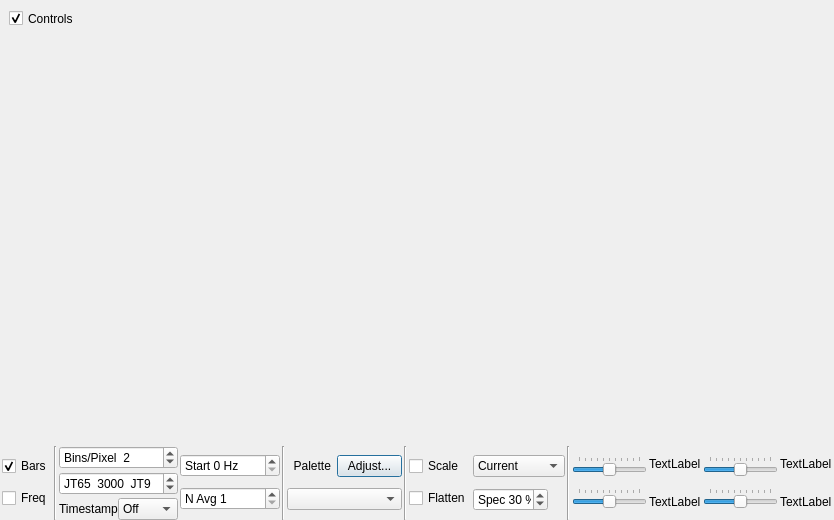
<?xml version="1.0" encoding="UTF-8"?>
<ui version="4.0">
 <class>WideGraph</class>
 <widget class="QDialog" name="WideGraph">
  <property name="geometry">
   <rect>
    <x>0</x>
    <y>0</y>
    <width>834</width>
    <height>520</height>
   </rect>
  </property>
  <property name="sizePolicy">
   <sizepolicy hsizetype="Minimum" vsizetype="Fixed">
    <horstretch>0</horstretch>
    <verstretch>0</verstretch>
   </sizepolicy>
  </property>
  <property name="windowTitle">
   <string>Dialog</string>
  </property>
  <layout class="QGridLayout" name="gridLayout_2">
   <property name="leftMargin">
    <number>0</number>
   </property>
   <property name="topMargin">
    <number>0</number>
   </property>
   <property name="rightMargin">
    <number>0</number>
   </property>
   <property name="bottomMargin">
    <number>0</number>
   </property>
   <property name="spacing">
    <number>1</number>
   </property>
   <item row="1" column="0">
    <widget class="CPlotter" name="widePlot">
     <property name="enabled">
      <bool>true</bool>
     </property>
     <property name="sizePolicy">
      <sizepolicy hsizetype="Expanding" vsizetype="Expanding">
       <horstretch>0</horstretch>
       <verstretch>0</verstretch>
      </sizepolicy>
     </property>
     <property name="minimumSize">
      <size>
       <width>200</width>
       <height>100</height>
      </size>
     </property>
     <property name="frameShape">
      <enum>QFrame::NoFrame</enum>
     </property>
     <property name="frameShadow">
      <enum>QFrame::Plain</enum>
     </property>
     <property name="lineWidth">
      <number>1</number>
     </property>
     <widget class="QCheckBox" name="cbControls">
      <property name="geometry">
       <rect>
        <x>9</x>
        <y>10</y>
        <width>70</width>
        <height>17</height>
       </rect>
      </property>
      <property name="maximumSize">
       <size>
        <width>70</width>
        <height>16777215</height>
       </size>
      </property>
      <property name="mouseTracking">
       <bool>true</bool>
      </property>
      <property name="text">
       <string>Controls</string>
      </property>
      <property name="checked">
       <bool>true</bool>
      </property>
     </widget>
    </widget>
   </item>
   <item row="2" column="0">
    <widget class="QWidget" name="controls_widget" native="true">
     <property name="sizePolicy">
      <sizepolicy hsizetype="Preferred" vsizetype="Fixed">
       <horstretch>0</horstretch>
       <verstretch>0</verstretch>
      </sizepolicy>
     </property>
     <layout class="QHBoxLayout" name="horizontalLayout" stretch="0,0,0,0,0,0,0,0,0,0,0,1,0,1,0,0">
      <property name="spacing">
       <number>2</number>
      </property>
      <property name="leftMargin">
       <number>0</number>
      </property>
      <property name="topMargin">
       <number>0</number>
      </property>
      <property name="rightMargin">
       <number>0</number>
      </property>
      <property name="bottomMargin">
       <number>0</number>
      </property>
      <item>
       <spacer name="horizontalSpacer_1">
        <property name="orientation">
         <enum>Qt::Horizontal</enum>
        </property>
        <property name="sizeHint" stdset="0">
         <size>
          <width>2</width>
          <height>20</height>
         </size>
        </property>
       </spacer>
      </item>
      <item>
       <layout class="QVBoxLayout" name="verticalLayout_9">
        <item>
         <widget class="QCheckBox" name="cbBars">
          <property name="maximumSize">
           <size>
            <width>65</width>
            <height>16777215</height>
           </size>
          </property>
          <property name="mouseTracking">
           <bool>true</bool>
          </property>
          <property name="text">
           <string>Bars</string>
          </property>
          <property name="checked">
           <bool>true</bool>
          </property>
         </widget>
        </item>
        <item>
         <widget class="QCheckBox" name="cbFreq">
          <property name="text">
           <string>Freq</string>
          </property>
         </widget>
        </item>
       </layout>
      </item>
      <item>
       <widget class="Line" name="line">
        <property name="orientation">
         <enum>Qt::Vertical</enum>
        </property>
       </widget>
      </item>
      <item>
       <layout class="QVBoxLayout" name="verticalLayout_1">
        <property name="spacing">
         <number>3</number>
        </property>
        <property name="sizeConstraint">
         <enum>QLayout::SetMaximumSize</enum>
        </property>
        <property name="leftMargin">
         <number>0</number>
        </property>
        <property name="rightMargin">
         <number>0</number>
        </property>
        <property name="bottomMargin">
         <number>0</number>
        </property>
        <item>
         <widget class="QSpinBox" name="bppSpinBox">
          <property name="minimumSize">
           <size>
            <width>100</width>
            <height>0</height>
           </size>
          </property>
          <property name="maximumSize">
           <size>
            <width>120</width>
            <height>16777215</height>
           </size>
          </property>
          <property name="toolTip">
           <string>Compression factor for frequency scale</string>
          </property>
          <property name="suffix">
           <string/>
          </property>
          <property name="prefix">
           <string>Bins/Pixel  </string>
          </property>
          <property name="minimum">
           <number>1</number>
          </property>
          <property name="maximum">
           <number>100</number>
          </property>
          <property name="singleStep">
           <number>1</number>
          </property>
          <property name="value">
           <number>2</number>
          </property>
         </widget>
        </item>
        <item>
         <widget class="QSpinBox" name="fSplitSpinBox">
          <property name="minimumSize">
           <size>
            <width>100</width>
            <height>0</height>
           </size>
          </property>
          <property name="maximumSize">
           <size>
            <width>120</width>
            <height>16777215</height>
           </size>
          </property>
          <property name="toolTip">
           <string>&lt;html&gt;&lt;head/&gt;&lt;body&gt;&lt;p&gt;Decode JT9 only above this frequency&lt;/p&gt;&lt;/body&gt;&lt;/html&gt;</string>
          </property>
          <property name="suffix">
           <string>  JT9</string>
          </property>
          <property name="prefix">
           <string>JT65  </string>
          </property>
          <property name="minimum">
           <number>0</number>
          </property>
          <property name="maximum">
           <number>5000</number>
          </property>
          <property name="singleStep">
           <number>100</number>
          </property>
          <property name="value">
           <number>3000</number>
          </property>
         </widget>
        </item>
        <item>
         <layout class="QHBoxLayout" name="horizontalLayout_2">
          <property name="spacing">
           <number>0</number>
          </property>
          <property name="topMargin">
           <number>0</number>
          </property>
          <property name="bottomMargin">
           <number>0</number>
          </property>
          <item>
           <widget class="QLabel" name="labTime">
            <property name="toolTip">
             <string>Position of timestamp above each interval line</string>
            </property>
            <property name="text">
             <string>Timestamp</string>
            </property>
           </widget>
          </item>
          <item>
           <widget class="QComboBox" name="timestampComboBox">
            <property name="toolTip">
             <string>Position of timestamp above each interval line</string>
            </property>
            <item>
             <property name="text">
              <string>Off</string>
             </property>
            </item>
            <item>
             <property name="text">
              <string>Left</string>
             </property>
            </item>
            <item>
             <property name="text">
              <string>Right</string>
             </property>
            </item>
           </widget>
          </item>
         </layout>
        </item>
       </layout>
      </item>
      <item>
       <layout class="QVBoxLayout" name="verticalLayout_2">
        <property name="leftMargin">
         <number>0</number>
        </property>
        <property name="rightMargin">
         <number>0</number>
        </property>
        <item>
         <widget class="QSpinBox" name="fStartSpinBox">
          <property name="minimumSize">
           <size>
            <width>90</width>
            <height>0</height>
           </size>
          </property>
          <property name="maximumSize">
           <size>
            <width>100</width>
            <height>16777215</height>
           </size>
          </property>
          <property name="toolTip">
           <string>&lt;html&gt;&lt;head/&gt;&lt;body&gt;&lt;p&gt;Frequency at left edge of waterfall&lt;/p&gt;&lt;/body&gt;&lt;/html&gt;</string>
          </property>
          <property name="suffix">
           <string> Hz</string>
          </property>
          <property name="prefix">
           <string>Start </string>
          </property>
          <property name="maximum">
           <number>4900</number>
          </property>
          <property name="singleStep">
           <number>50</number>
          </property>
         </widget>
        </item>
        <item>
         <widget class="QSpinBox" name="waterfallAvgSpinBox">
          <property name="minimumSize">
           <size>
            <width>90</width>
            <height>0</height>
           </size>
          </property>
          <property name="maximumSize">
           <size>
            <width>100</width>
            <height>16777215</height>
           </size>
          </property>
          <property name="toolTip">
           <string>Number of FFTs averaged (controls waterfall scrolling rate)</string>
          </property>
          <property name="prefix">
           <string>N Avg </string>
          </property>
          <property name="minimum">
           <number>1</number>
          </property>
          <property name="maximum">
           <number>50</number>
          </property>
         </widget>
        </item>
       </layout>
      </item>
      <item>
       <widget class="Line" name="line_1">
        <property name="lineWidth">
         <number>1</number>
        </property>
        <property name="midLineWidth">
         <number>0</number>
        </property>
        <property name="orientation">
         <enum>Qt::Vertical</enum>
        </property>
       </widget>
      </item>
      <item>
       <layout class="QVBoxLayout" name="verticalLayout_3">
        <property name="leftMargin">
         <number>0</number>
        </property>
        <property name="rightMargin">
         <number>0</number>
        </property>
        <item>
         <layout class="QHBoxLayout" name="horizontalLayout_1">
          <item>
           <widget class="QLabel" name="labPalette">
            <property name="text">
             <string>  Palette </string>
            </property>
            <property name="alignment">
             <set>Qt::AlignLeading|Qt::AlignLeft|Qt::AlignVCenter</set>
            </property>
           </widget>
          </item>
          <item>
           <widget class="QPushButton" name="adjust_palette_push_button">
            <property name="maximumSize">
             <size>
              <width>65</width>
              <height>16777215</height>
             </size>
            </property>
            <property name="toolTip">
             <string>&lt;html&gt;&lt;head/&gt;&lt;body&gt;&lt;p&gt;Enter definition for a new color palette.&lt;/p&gt;&lt;/body&gt;&lt;/html&gt;</string>
            </property>
            <property name="text">
             <string>Adjust...</string>
            </property>
           </widget>
          </item>
         </layout>
        </item>
        <item>
         <widget class="QComboBox" name="paletteComboBox">
          <property name="minimumSize">
           <size>
            <width>80</width>
            <height>0</height>
           </size>
          </property>
          <property name="maximumSize">
           <size>
            <width>125</width>
            <height>16777215</height>
           </size>
          </property>
          <property name="toolTip">
           <string>Select waterfall palette</string>
          </property>
         </widget>
        </item>
       </layout>
      </item>
      <item>
       <widget class="Line" name="line_2">
        <property name="lineWidth">
         <number>1</number>
        </property>
        <property name="midLineWidth">
         <number>0</number>
        </property>
        <property name="orientation">
         <enum>Qt::Vertical</enum>
        </property>
       </widget>
      </item>
      <item>
       <layout class="QVBoxLayout" name="verticalLayout_4">
        <property name="leftMargin">
         <number>0</number>
        </property>
        <property name="rightMargin">
         <number>0</number>
        </property>
        <item>
         <widget class="QCheckBox" name="cbScale">
          <property name="toolTip">
           <string>&lt;html&gt;&lt;head/&gt;&lt;body&gt;&lt;p&gt;Scale spectrum by median value.&lt;/p&gt;&lt;/body&gt;&lt;/html&gt;</string>
          </property>
          <property name="text">
           <string>Scale</string>
          </property>
          <property name="checked">
           <bool>false</bool>
          </property>
         </widget>
        </item>
        <item>
         <widget class="QCheckBox" name="cbFlatten">
          <property name="toolTip">
           <string>&lt;html&gt;&lt;head/&gt;&lt;body&gt;&lt;p&gt;Flatten spectral baseline over the full displayed interval.&lt;/p&gt;&lt;/body&gt;&lt;/html&gt;</string>
          </property>
          <property name="text">
           <string>Flatten</string>
          </property>
         </widget>
        </item>
       </layout>
      </item>
      <item>
       <layout class="QVBoxLayout" name="verticalLayout_5">
        <property name="leftMargin">
         <number>0</number>
        </property>
        <property name="rightMargin">
         <number>0</number>
        </property>
        <item>
         <widget class="QComboBox" name="spec2dComboBox">
          <property name="toolTip">
           <string>&lt;html&gt;&lt;head/&gt;&lt;body&gt;&lt;p&gt;Select data for spectral display&lt;/p&gt;&lt;/body&gt;&lt;/html&gt;</string>
          </property>
          <property name="currentIndex">
           <number>0</number>
          </property>
          <item>
           <property name="text">
            <string>Current</string>
           </property>
          </item>
          <item>
           <property name="text">
            <string>Cumulative</string>
           </property>
          </item>
         </widget>
        </item>
        <item>
         <widget class="QSpinBox" name="sbPercent2dPlot">
          <property name="minimumSize">
           <size>
            <width>75</width>
            <height>0</height>
           </size>
          </property>
          <property name="maximumSize">
           <size>
            <width>75</width>
            <height>16777215</height>
           </size>
          </property>
          <property name="toolTip">
           <string>&lt;html&gt;&lt;head/&gt;&lt;body&gt;&lt;p&gt;Set fractional size of spectrum in this window.&lt;/p&gt;&lt;/body&gt;&lt;/html&gt;</string>
          </property>
          <property name="alignment">
           <set>Qt::AlignCenter</set>
          </property>
          <property name="suffix">
           <string> %</string>
          </property>
          <property name="prefix">
           <string>Spec </string>
          </property>
          <property name="maximum">
           <number>100</number>
          </property>
          <property name="singleStep">
           <number>5</number>
          </property>
          <property name="value">
           <number>30</number>
          </property>
         </widget>
        </item>
       </layout>
      </item>
      <item>
       <widget class="Line" name="line_3">
        <property name="orientation">
         <enum>Qt::Vertical</enum>
        </property>
       </widget>
      </item>
      <item>
       <layout class="QVBoxLayout" name="verticalLayout_6">
        <property name="leftMargin">
         <number>0</number>
        </property>
        <property name="rightMargin">
         <number>0</number>
        </property>
        <item>
         <widget class="QSlider" name="gainSlider">
          <property name="sizePolicy">
           <sizepolicy hsizetype="Preferred" vsizetype="Fixed">
            <horstretch>1</horstretch>
            <verstretch>0</verstretch>
           </sizepolicy>
          </property>
          <property name="minimumSize">
           <size>
            <width>65</width>
            <height>0</height>
           </size>
          </property>
          <property name="maximumSize">
           <size>
            <width>160</width>
            <height>16777215</height>
           </size>
          </property>
          <property name="toolTip">
           <string>Waterfall gain</string>
          </property>
          <property name="minimum">
           <number>-50</number>
          </property>
          <property name="maximum">
           <number>50</number>
          </property>
          <property name="orientation">
           <enum>Qt::Horizontal</enum>
          </property>
          <property name="tickPosition">
           <enum>QSlider::TicksAbove</enum>
          </property>
         </widget>
        </item>
        <item>
         <widget class="QSlider" name="gain2dSlider">
          <property name="sizePolicy">
           <sizepolicy hsizetype="Preferred" vsizetype="Fixed">
            <horstretch>1</horstretch>
            <verstretch>0</verstretch>
           </sizepolicy>
          </property>
          <property name="minimumSize">
           <size>
            <width>65</width>
            <height>0</height>
           </size>
          </property>
          <property name="maximumSize">
           <size>
            <width>160</width>
            <height>16777215</height>
           </size>
          </property>
          <property name="toolTip">
           <string>Spectrum gain</string>
          </property>
          <property name="minimum">
           <number>-50</number>
          </property>
          <property name="maximum">
           <number>50</number>
          </property>
          <property name="orientation">
           <enum>Qt::Horizontal</enum>
          </property>
          <property name="tickPosition">
           <enum>QSlider::TicksAbove</enum>
          </property>
         </widget>
        </item>
       </layout>
      </item>
      <item>
       <layout class="QVBoxLayout" name="verticalLayout">
        <item>
         <widget class="QLabel" name="gainWFLabel">
          <property name="text">
           <string>TextLabel</string>
          </property>
         </widget>
        </item>
        <item>
         <widget class="QLabel" name="gainSpecLabel">
          <property name="text">
           <string>TextLabel</string>
          </property>
         </widget>
        </item>
       </layout>
      </item>
      <item>
       <layout class="QVBoxLayout" name="verticalLayout_7">
        <property name="leftMargin">
         <number>0</number>
        </property>
        <property name="rightMargin">
         <number>0</number>
        </property>
        <item>
         <widget class="QSlider" name="zeroSlider">
          <property name="sizePolicy">
           <sizepolicy hsizetype="Preferred" vsizetype="Fixed">
            <horstretch>1</horstretch>
            <verstretch>0</verstretch>
           </sizepolicy>
          </property>
          <property name="minimumSize">
           <size>
            <width>65</width>
            <height>0</height>
           </size>
          </property>
          <property name="maximumSize">
           <size>
            <width>160</width>
            <height>16777215</height>
           </size>
          </property>
          <property name="toolTip">
           <string>Waterfall zero</string>
          </property>
          <property name="minimum">
           <number>-50</number>
          </property>
          <property name="maximum">
           <number>50</number>
          </property>
          <property name="orientation">
           <enum>Qt::Horizontal</enum>
          </property>
          <property name="tickPosition">
           <enum>QSlider::TicksAbove</enum>
          </property>
         </widget>
        </item>
        <item>
         <widget class="QSlider" name="zero2dSlider">
          <property name="sizePolicy">
           <sizepolicy hsizetype="Preferred" vsizetype="Fixed">
            <horstretch>1</horstretch>
            <verstretch>0</verstretch>
           </sizepolicy>
          </property>
          <property name="minimumSize">
           <size>
            <width>65</width>
            <height>0</height>
           </size>
          </property>
          <property name="maximumSize">
           <size>
            <width>160</width>
            <height>16777215</height>
           </size>
          </property>
          <property name="toolTip">
           <string>Spectrum zero</string>
          </property>
          <property name="minimum">
           <number>-50</number>
          </property>
          <property name="maximum">
           <number>50</number>
          </property>
          <property name="orientation">
           <enum>Qt::Horizontal</enum>
          </property>
          <property name="tickPosition">
           <enum>QSlider::TicksAbove</enum>
          </property>
         </widget>
        </item>
       </layout>
      </item>
      <item>
       <layout class="QVBoxLayout" name="verticalLayout_8">
        <item>
         <widget class="QLabel" name="zeroWFLabel">
          <property name="text">
           <string>TextLabel</string>
          </property>
         </widget>
        </item>
        <item>
         <widget class="QLabel" name="zeroSpecLabel">
          <property name="text">
           <string>TextLabel</string>
          </property>
         </widget>
        </item>
       </layout>
      </item>
      <item>
       <spacer name="horizontalSpacer_2">
        <property name="orientation">
         <enum>Qt::Horizontal</enum>
        </property>
        <property name="sizeHint" stdset="0">
         <size>
          <width>2</width>
          <height>20</height>
         </size>
        </property>
       </spacer>
      </item>
     </layout>
    </widget>
   </item>
  </layout>
 </widget>
 <customwidgets>
  <customwidget>
   <class>CPlotter</class>
   <extends>QFrame</extends>
   <header>plotter.h</header>
   <container>1</container>
  </customwidget>
 </customwidgets>
 <resources/>
 <connections/>
</ui>
